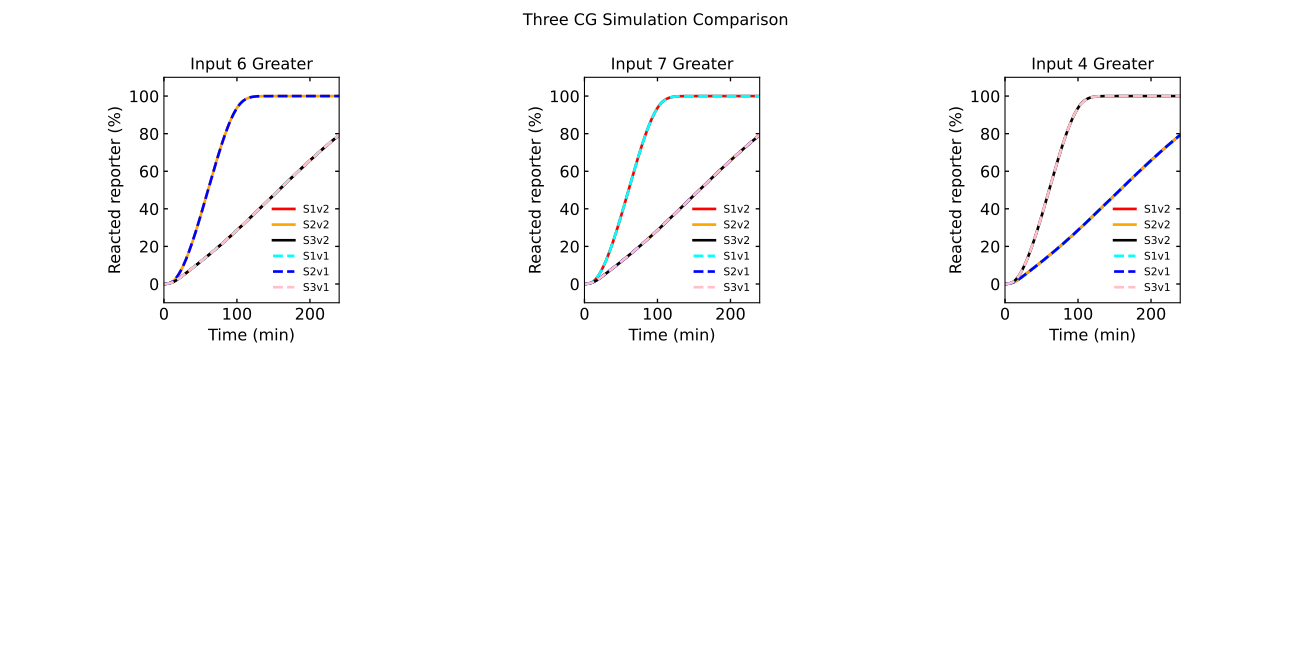

Reproduce this figure in Python.
# -*- coding: utf-8 -*-
"""
Created on Mon Jul 11 16:30:37 2022

@author: tnm12
"""

import numpy as np
import scipy.integrate as spi
import matplotlib as mpl
import matplotlib.pyplot as plt
from matplotlib.ticker import MaxNLocator
from matplotlib import cm


import sys
sys.path.insert(1,'C:\\Users\\tnm12\\SURF')
import Simulatorv2021 as RSDs #import 2.0.2.1 version of simulator
    


##############################################################################
#Simulations
##############################################################################


IN_temp1 = [50,25,25]
IN_temp2 = [25,50,25] #input templates
IN_temp3 = [25,25,50]

REP_con = 500 #reporter concentration

t_sim = np.linspace(0,6,1001)*3600 # seconds

model1 = RSDs.RSD_sim(10) # define the model instance and # of domains

# specify species involved in the reaction
model1.molecular_species('CG{6,7}',DNA_con=45)
model1.molecular_species('CG{7,4}',DNA_con=45)
model1.molecular_species('CG{4,6}',DNA_con=45)
model1.molecular_species('g{6,2}',DNA_con=15)
model1.molecular_species('g{7,1}',DNA_con=15)
model1.molecular_species('g{4,3}',DNA_con=15)
model1.molecular_species('REP{1}',DNA_con=REP_con)
model1.molecular_species('REP{2}',DNA_con=REP_con)
model1.molecular_species('REP{3}',DNA_con=REP_con)

for n in range(len(IN_temp1)):
    
    model1.molecular_species('IN{6}',DNA_con=IN_temp1[n])
    model1.molecular_species('IN{7}',DNA_con=IN_temp2[n])
    model1.molecular_species('IN{4}',DNA_con=IN_temp3[n])
    
    # simulate the model
    model1.simulate(t_sim,smethod='BDF') #BDF methos is used because of varying time scales
    
    
    # pull out the species from the model solution to plot
    S1 = model1.output_concentration('S{1}')
    S2 = model1.output_concentration('S{2}')
    S3 = model1.output_concentration('S{3}')
    
    plt.subplot(2,5,1+n*2)
    plt.plot(model1.t/60,(S1/REP_con)*100,color='red',linewidth=2,linestyle='-')
    plt.plot(model1.t/60,(S2/REP_con)*100,color='orange',linewidth=2,linestyle='-')
    plt.plot(model1.t/60,(S3/REP_con)*100,color='black',linewidth=2,linestyle='-')
    
    fs = 12
    plt.xticks(fontsize=fs)
    plt.yticks(fontsize=fs)
    plt.ylim(-10,110)
    plt.xlim(0,240)
    ax1 = plt.gca()
    ax1.xaxis.set_tick_params(which='both',size=3,width=1,direction='in',top='on')
    #ax1.xaxis.set_major_locator(MaxNLocator(integer=True))
    ax1.yaxis.set_tick_params(which='both',size=3,width=1,direction='in',right='on')
    plt.xlabel('Time (min)',fontsize=fs)
    plt.ylabel('Reacted reporter (%)',fontsize=fs)
    




sys.path.insert(1,'C:\\Users\\tnm12\\SURF')
import Simulator1 as RSDs #import first version of simulator
    


##############################################################################
#Simulations
##############################################################################



t_sim = np.linspace(0,6,1001)*3600 # seconds

k_txn = 0.013 #transcription rate

REP_con = 500 #reporter concentration

model2 = RSDs.RSD_sim(10) # define the model instance and # of domains

# specify DNA txn templates and reporters and concentrations
model2.DNA_species('gate','6_7 wta',temp_con=45)
model2.DNA_species('gate','7_4 wta',temp_con=45)
model2.DNA_species('gate','4_6 wta',temp_con=45)
model2.DNA_species('gate','6_2',temp_con=15)
model2.DNA_species('gate','7_1',temp_con=15)
model2.DNA_species('gate','4_3',temp_con=15)
model2.DNA_species('reporter','REP1',temp_con=REP_con)
model2.DNA_species('reporter','REP2',temp_con=REP_con)
model2.DNA_species('reporter','REP3',temp_con=REP_con)



for n in range(len(IN_temp1)):
    
    model2.DNA_species('output','O6',temp_con=IN_temp1[n])
    model2.DNA_species('output','O7',temp_con=IN_temp2[n])
    model2.DNA_species('output','O4',temp_con=IN_temp3[n])
    
    
    # simulate the model
    model2.simulate(t_sim,1,k_txn)
    
    
    # pull out the species from the model solution to plot
    REP1 = model2.output_concentration['REP1']
    REP2 = model2.output_concentration['REP2']
    REP3 = model2.output_concentration['REP3']
    
       
    plt.subplot(2,5,1+n*2)
    plt.plot(model2.sol.t/60,(1-REP1/REP_con)*100,color='aqua',linewidth=2,linestyle='--')
    plt.plot(model2.sol.t/60,(1-REP2/REP_con)*100,color='blue',linewidth=2,linestyle='--')
    plt.plot(model2.sol.t/60,(1-REP3/REP_con)*100,color='pink',linewidth=2,linestyle='--')
    
    fs = 12
    plt.xticks(fontsize=fs)
    plt.yticks(fontsize=fs)
    plt.ylim(-10,110)
    plt.xlim(0,240)
    ax1 = plt.gca()
    ax1.xaxis.set_tick_params(which='both',size=3,width=1,direction='in',top='on')
    #ax1.xaxis.set_major_locator(MaxNLocator(integer=True))
    ax1.yaxis.set_tick_params(which='both',size=3,width=1,direction='in',right='on')
    plt.xlabel('Time (min)',fontsize=fs)
    plt.ylabel('Reacted reporter (%)',fontsize=fs)
    if n == 0:
        plt.title('Input 6 Greater')
    elif n ==1:
        plt.title('Input 7 Greater')
    else:
        plt.title('Input 4 Greater')
    plt.legend(['S1v2','S2v2','S3v2','S1v1','S2v1','S3v1'],frameon=False,fontsize=8)
        
    

plt.suptitle('Three CG Simulation Comparison')
